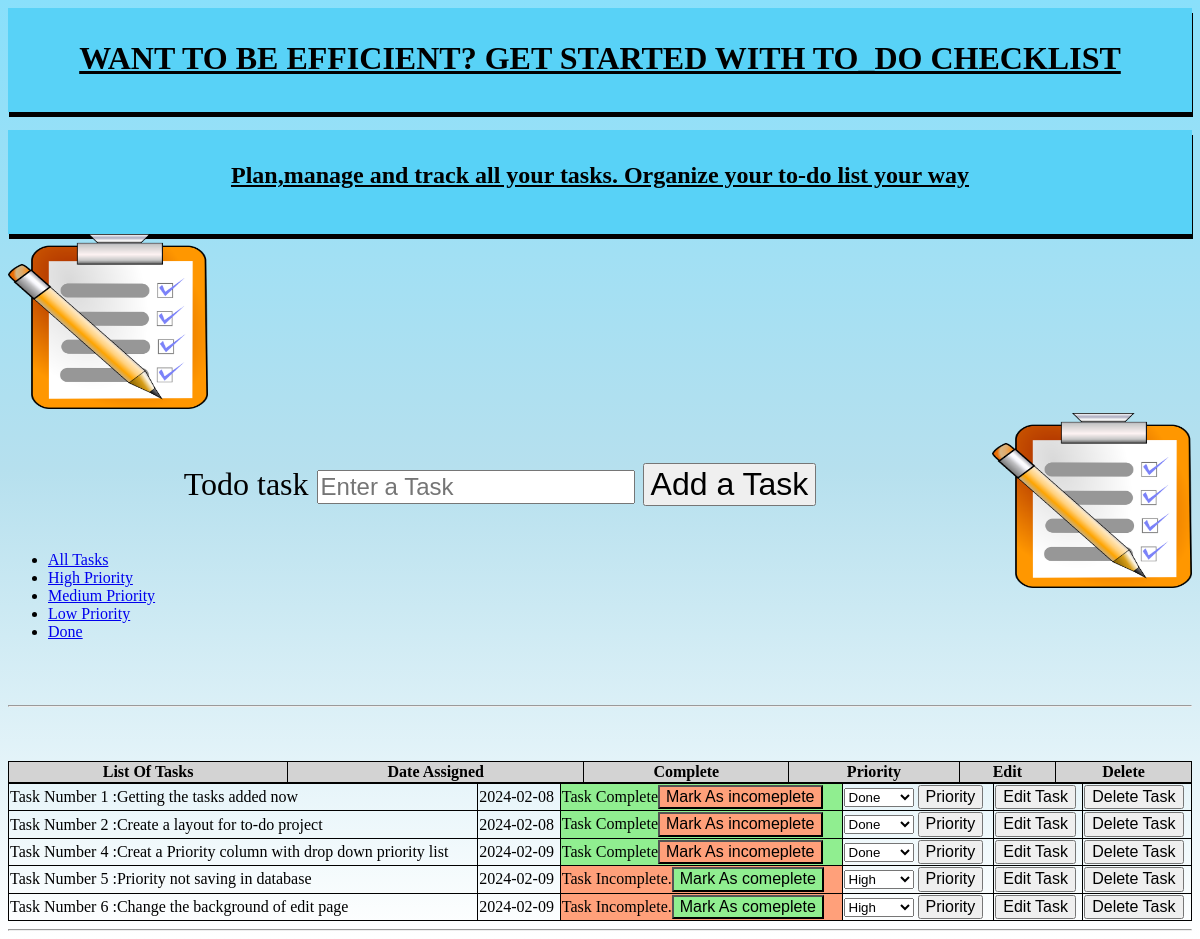
Before: / with the older database file.
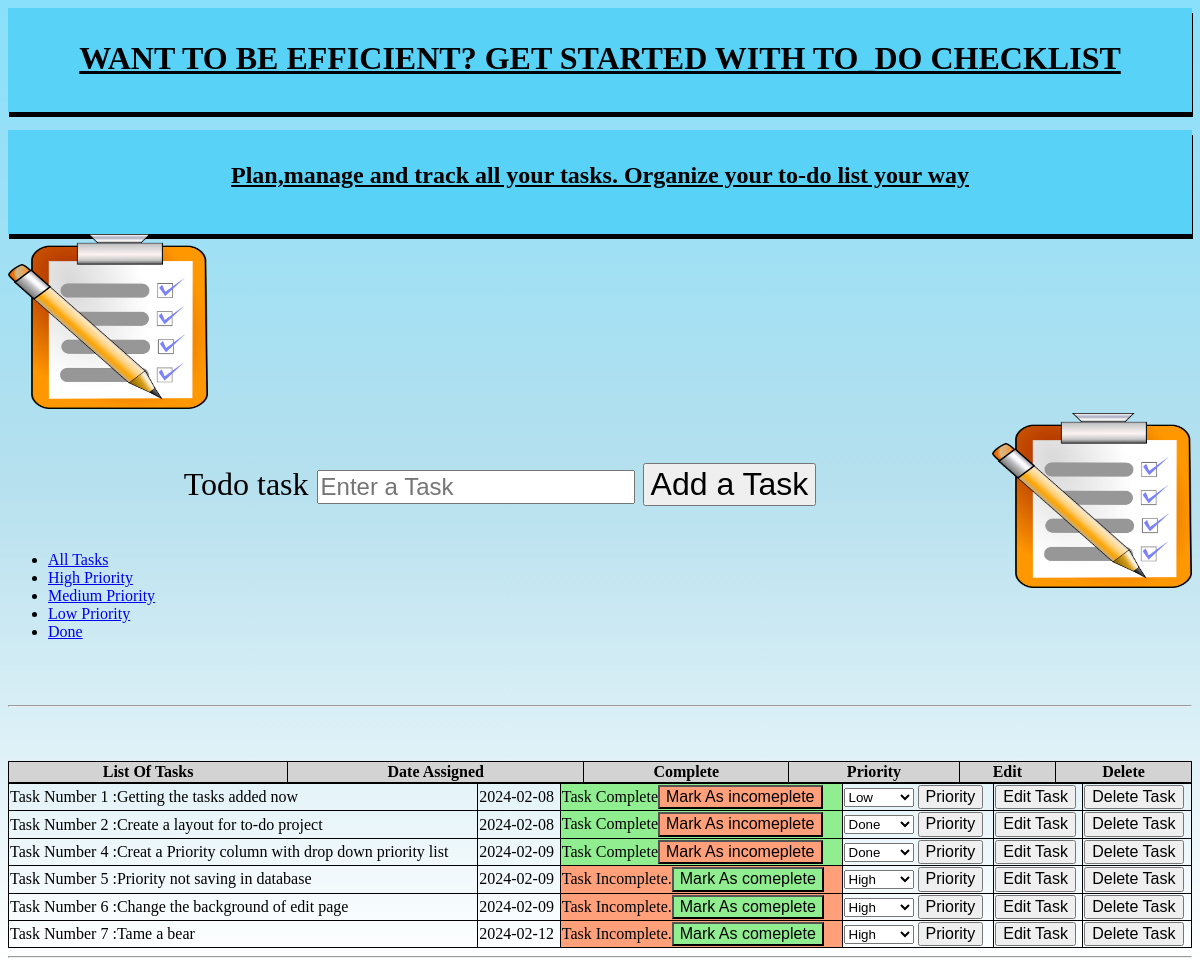
After: the same page with the newer database file.
### website/models.py (models this page shows)
class Todo(db.Model):
    id = db.Column(db.Integer, primary_key = True)
    task = db.Column(db.String(300), unique = True)
    complete = db.Column(db.Boolean, default = False)
    date_created = db.Column(db.DateTime,default=datetime.now)
    priority = db.Column(db.String(10))

### website/views.py (the view)
@my_view.route("/")
def home():
    todo_list = Todo.query.all()
    message=request.args.get('message',None)
    return render_template("index.html", todo_list = todo_list,message=message)

### website/templates/index.html (shortened to what this page needs)
<!DOCTYPE html>
<html lang="en" >
<head>
    <link rel="stylesheet" href="{{ url_for('static',filename='style.css')}}">
</head>
<body class="index">
        <h1>WANT TO BE EFFICIENT? GET STARTED WITH TO_DO CHECKLIST</h1><br>
        <h2>Plan,manage and track all your tasks. Organize your to-do list your way</h2>
        <form action="/add" method="post">
            <img src="{{ url_for('static', filename='checklist.webp') }}" alt="User Image"class="left-image"style="width:200px;height: 175px;"><br>
            <img src="{{ url_for('static', filename='checklist.webp') }}" alt="User Image"class="right-image"style="width:200px;height: 175px;"><br>
            <div>
                <label>Todo task</label>
                <input type="text" name="task" placeholder="Enter a Task">
                <button type="submit">Add a Task</button>
            </div>
        </form>
        <ul id="tabs" class="nav nav-tabs" data-tabs="tabs">
            <li role="presentation" class="active"><a href="{{ url_for('my_view.view_tasks', priority='all') }}" target ="_blank">All Tasks</a></li>
            <li role="presentation"><a href="{{ url_for('my_view.view_tasks', priority='high') }}">High Priority</a></li>
            <li role="presentation"><a href="{{ url_for('my_view.view_tasks', priority='medium') }}">Medium Priority</a></li>
            <li role="presentation"><a href="{{ url_for('my_view.view_tasks', priority='low') }}">Low Priority</a></li>
            <li role="presentation"><a href="{{ url_for('my_view.view_tasks', priority='done') }}">Done</a></li>
            </ul>
        <div class="error">
        <hr>
    </div>
    <table>
        <tr>
            <th>List Of Tasks</th>
            <th>Date Assigned</th>
            <th>Complete</th>
            <th>Priority</th>
            <th>Edit</th>
            <th>Delete</th>
            <table id="table">
                {% for todo in todo_list %}
                <tr>
                    <td>Task Number {{todo.id}}  :{{todo.task}}  </td>
                    <td>{{todo.date_created.strftime('%Y-%m-%d')}}</td>
                    {% if todo.complete == False %}
                    <td class="snap">Task Incomplete.<a href = "/update/{{todo.id}}"><button class="complete">Mark As comeplete</button></a></td>
                    {% else %}
                    <td class="complete"> Task Complete<a href = "/update/{{todo.id}}"><button class="snap" type="submit">Mark As incomeplete</button></a></td>
                    {% endif %}
                    <td>
                        <form action="/update_priority/{{todo.id}}" method="post">
                        <select name="priority" id="priority-{{ todo.id }}">
                            <option class= high value="high"{% if todo.priority=="high" %}selected {% endif %}>High</option>
                            <option value="low"{% if todo.priority =="low"%} selected {% endif %}>Low</option>
                            <option value="done"{% if todo.priority == "done"%} selected {% endif %}>Done</option>
                        </select>
                        <button type="submit">Priority</button>
                    </form>
                </td>
                <td><a href="/edit/{{todo.id}}"> <button type="submit">Edit Task</button></a></td>
                <td class="delete"><a href="/delete/{{todo.id}}"><button type="submit">Delete Task</button></a></td>
            </tr>
                {% endfor %}
                </table>
    </table>
    <hr>
</body>
</html>

Changed rows visible on the page:
changed Todo "Getting the tasks added now": priority "Done" → "Low"
added Todo: id "7", task "Tame a bear", date_created "2024-02-12", priority "High"
